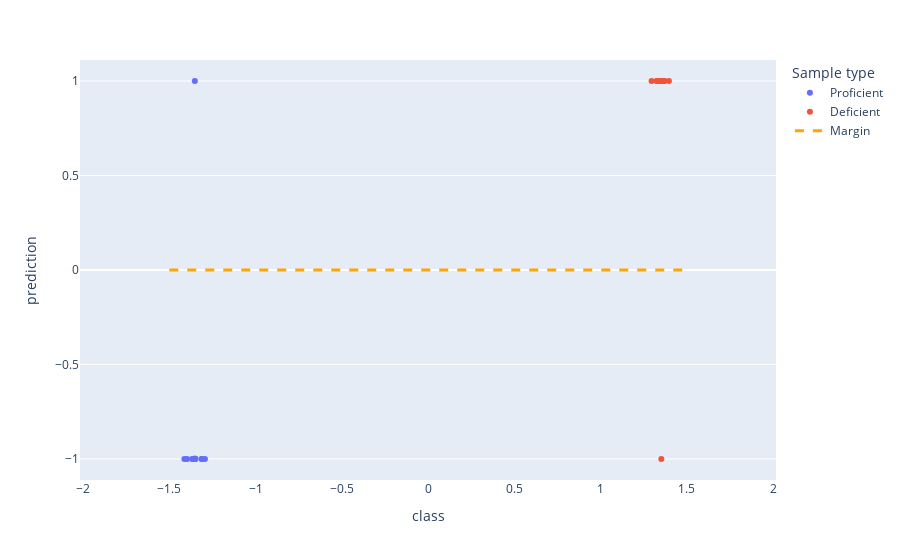

Notebook code for this chart:
### Code cell
HGSOC.model.features=top_features
HGSOC.model_fit()
HGSOC.test_check()

### Figure 1 — Plotly figure (JSON) as saved in the notebook; plotly's stock layout.template omitted (floating-point values rounded to 4 significant figures)
{"data": [{"alignmentgroup": "True", "boxpoints": "all", "customdata": [["AOCS_084"], ["AOCS_159"], ["SHGSOC081"], ["DO31150"], ["SHGSOC008"], ["AOCS_124"], ["SHGSOC010"], ["DO28952"], ["SHGSOC020"], ["SHGSOC057"], ["AOCS_078"], ["AOCS_077"]], "fillcolor": "rgba(255,255,255,0)", "hoverlabel": {"namelength": 0}, "hoveron": "points", "hovertemplate": "Sample type=Proficient<br>class=%{x}<br>prediction=%{y}<br>sample=%{customdata[0]}", "legendgroup": "Proficient", "line": {"color": "rgba(255,255,255,0)"}, "marker": {"color": "#636efa"}, "name": "Proficient", "offsetgroup": "Proficient", "orientation": "v", "pointpos": 0, "showlegend": true, "type": "box", "x": [-1, -1, -1, -1, -1, -1, -1, -1, -1, -1, -1, -1], "x0": " ", "xaxis": "x", "y": [-1.0, -1.0, -0.9998, 1.0, -1.0, -1.0, -0.9998, -1.0, -1.0, -1.0, -0.9999, -1.0], "y0": " ", "yaxis": "y"}, {"alignmentgroup": "True", "boxpoints": "all", "customdata": [["SHGSOC022"], ["DO28521"], ["SHGSOC072"], ["DO30220"], ["AOCS_095"], ["AOCS_104"], ["SHGSOC009"], ["AOCS_139"], ["AOCS_088"], ["AOCS_108"], ["AOCS_079"], ["AOCS_063"], ["AOCS_065"]], "fillcolor": "rgba(255,255,255,0)", "hoverlabel": {"namelength": 0}, "hoveron": "points", "hovertemplate": "Sample type=Deficient<br>class=%{x}<br>prediction=%{y}<br>sample=%{customdata[0]}", "legendgroup": "Deficient", "line": {"color": "rgba(255,255,255,0)"}, "marker": {"color": "#EF553B"}, "name": "Deficient", "offsetgroup": "Deficient", "orientation": "v", "pointpos": 0, "showlegend": true, "type": "box", "x": [1, 1, 1, 1, 1, 1, 1, 1, 1, 1, 1, 1, 1], "x0": " ", "xaxis": "x", "y": [1.0, 1.0, 1.0, 1.0, 1.0, 1.0, 1.0, 1.0, 0.9998, 0.9999, -1.001, 0.9997, 1.0], "y0": " ", "yaxis": "y"}, {"line": {"color": "orange", "dash": "dash", "width": 3}, "mode": "lines", "name": "Margin", "type": "scatter", "x": [-1.5, 1.5], "y": [0.0004275, 0.0004275]}], "layout": {"boxmode": "group", "legend": {"title": {"text": "Sample type"}, "tracegroupgap": 0}, "margin": {"t": 60}, "xaxis": {"anchor": "y", "domain": [0, 1], "title": {"text": "class"}}, "yaxis": {"anchor": "x", "domain": [0, 1], "title": {"text": "prediction"}}}}
